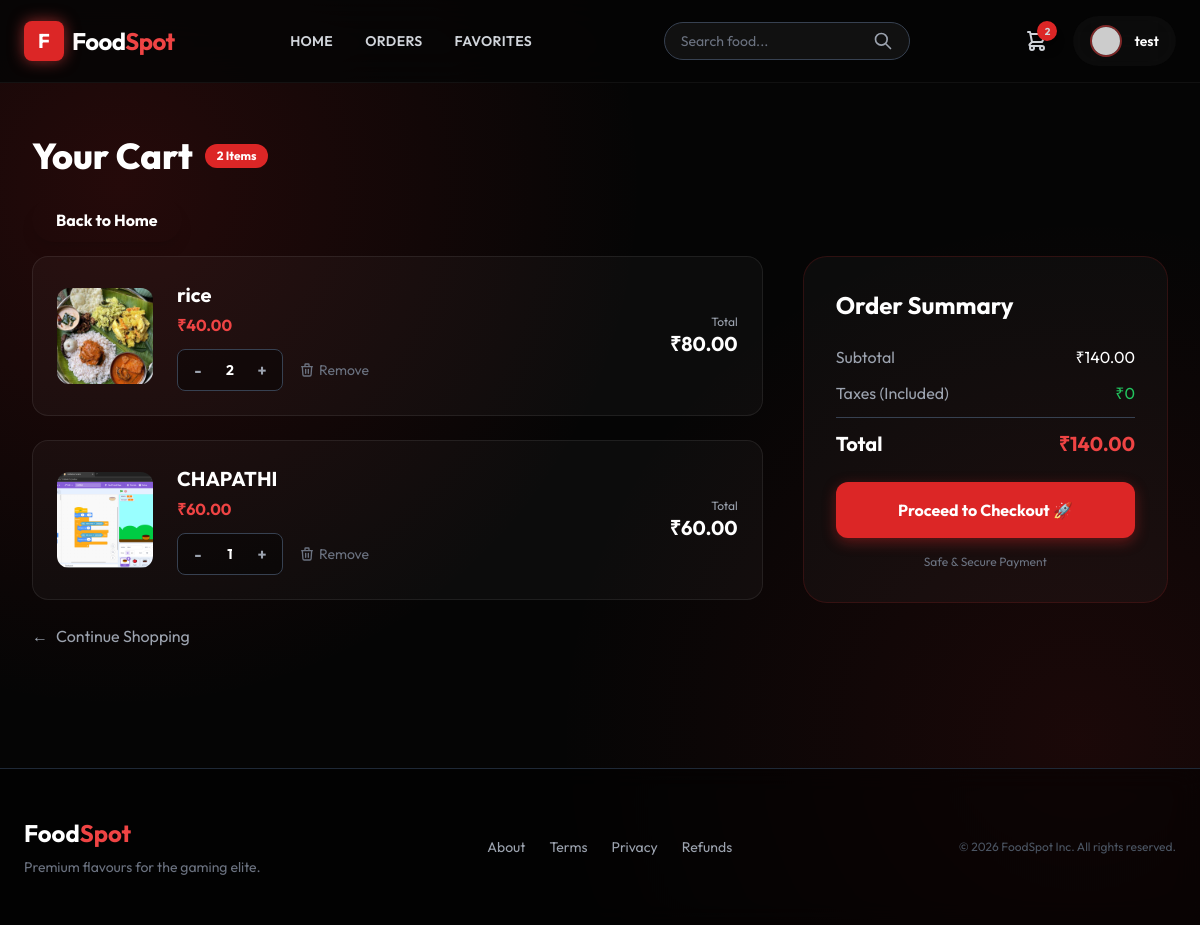
Before: /cart/ (signed in) with the older database file.
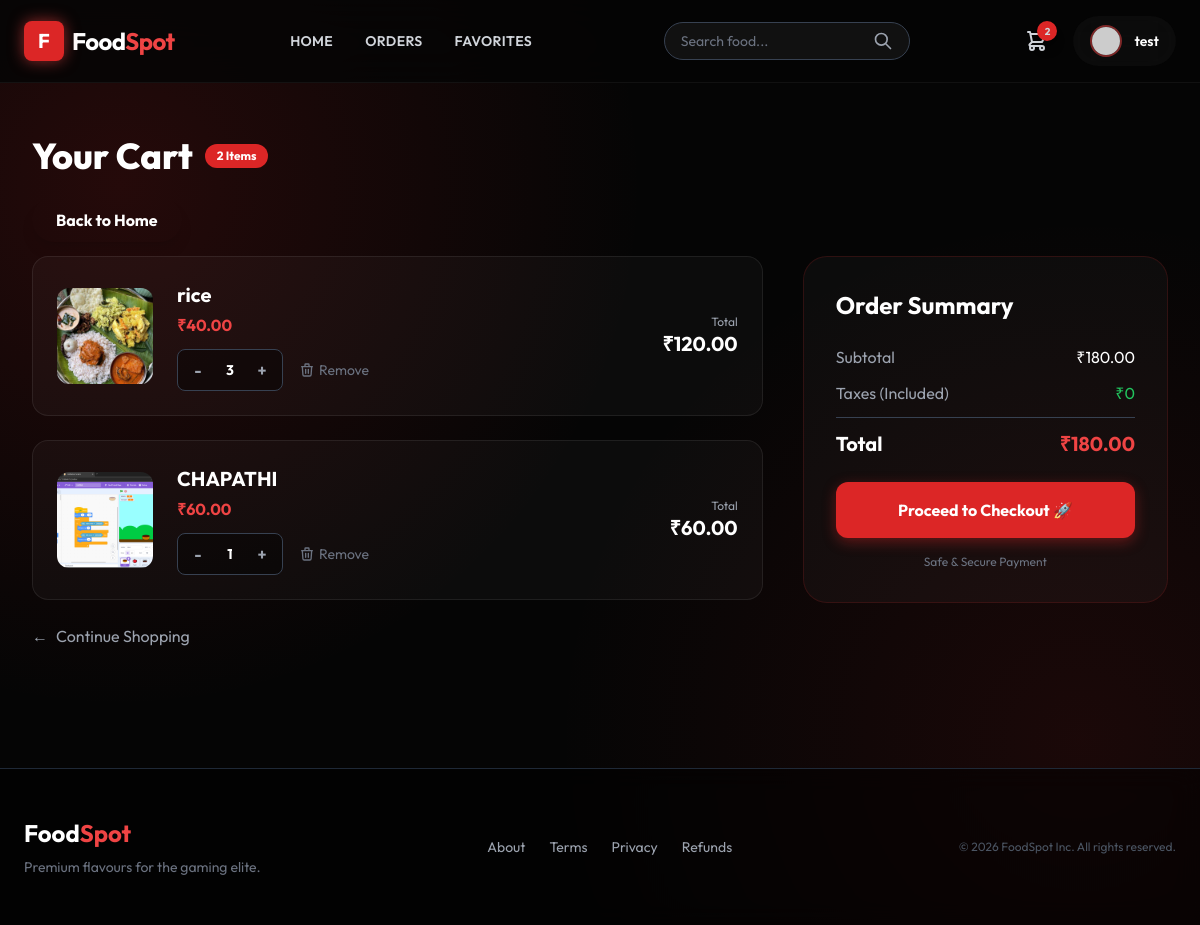
After: the same page with the newer database file.
### menu/models.py (models this page shows, shortened)
class Cart(models.Model):
    item = models.ForeignKey(Product, on_delete=models.CASCADE)
    user = models.ForeignKey(User, on_delete=models.CASCADE)
    qty = models.IntegerField(null=False, default=1)
    date = models.DateTimeField(auto_now_add=True)
    def total_price(self):
        return self.qty * self.item.selling_price

class Product(models.Model):
    category = models.ForeignKey(Category, on_delete=models.CASCADE)
    name = models.CharField(max_length=150, null=False, blank=False)
    product_image = models.ImageField(upload_to='images', null=True, blank=True)
    quantity = models.IntegerField(null=False, blank=False, default=0)
    original_price = models.DecimalField(max_digits=10, decimal_places=2, null=False)
    selling_price = models.DecimalField(max_digits=10, decimal_places=2, null=False)
    description = models.TextField(max_length=300, null=False)
    is_veg = models.BooleanField(default=False)

### menu/views.py (the view)
# urls.py: path("cart/", CartView.as_view(), name="cart"),
@method_decorator(signin_required, name="dispatch")
@method_decorator(never_cache, name="dispatch")
class CartView(View):
    def get(self, request):
        cart_items = Cart.objects.filter(user=request.user)
        total = sum(item.item.selling_price * item.qty for item in cart_items)
        return render(request, "menu/cart.html", {
            "data": cart_items,
            "total_price": total
        })

### menu/views.py (called while the page is built)
def signin_required(fn):
    def wrapper(request, *args, **kwargs):
        if not request.user.is_authenticated:
            return redirect("login")
        return fn(request, *args, **kwargs)
    return wrapper

### menu/templates/menu/cart.html (shortened to what the changed rows need)
{% extends 'menu/base.html' %}
{% block content %}
<div class="max-w-6xl mx-auto py-10">
    <div class="flex items-center gap-3 mb-8">
        <h2 class="text-4xl font-extrabold text-white">Your Cart</h2>
    </div>
        <br>
        <br>
    {% if data %}
    <div class="flex flex-col lg:flex-row gap-10">
        <div class="lg:w-2/3 space-y-6">
            {% for item in data %}
            <div class="glass p-6 rounded-2xl flex items-center gap-6 relative group overflow-hidden">
                <div class="w-24 h-24 rounded-xl overflow-hidden flex-shrink-0">
                    {% if item.item.product_image %}
                    <img src="{{ item.item.product_image.url }}" class="w-full h-full object-cover">
                    {% else %}
                    <div class="w-full h-full bg-gray-800 flex items-center justify-center text-xs text-gray-500">No Img
                    </div>
                    {% endif %}
                </div>
                <div class="flex-grow">
                    <h3 class="text-xl font-bold text-white mb-1">{{ item.item.name }}</h3>
                    <p class="text-red-500 font-bold mb-3">₹{{ item.item.selling_price }}</p>
                    <div class="flex items-center gap-4">
                        <div class="flex items-center bg-black/40 rounded-lg p-1 border border-gray-700">
                            <form action="{% url 'decrease_qty' item.id %}" method="POST">
                                <button type="submit"
                                    class="w-8 h-8 flex items-center justify-center text-gray-400 hover:text-white transition font-bold">-</button>
                            </form>
                            <span class="w-8 text-center text-white font-bold text-sm">{{ item.qty }}</span>
                            <form action="{% url 'increase_qty' item.id %}" method="POST">
                                <button type="submit"
                                    class="w-8 h-8 flex items-center justify-center text-gray-400 hover:text-white transition font-bold">+</button>
                            </form>
                        </div>
                        <a href="{% url 'delete_cart' item.id %}"
                            class="text-gray-500 hover:text-red-500 transition text-sm flex items-center gap-1">
                            <svg xmlns="http://www.w3.org/2000/svg" class="h-4 w-4" fill="none" viewBox="0 0 24 24"
                                stroke="currentColor">
                                <path stroke-linecap="round" stroke-linejoin="round" stroke-width="2"
                                    d="M19 7l-.867 12.142A2 2 0 0116.138 21H7.862a2 2 0 01-1.995-1.858L5 7m5 4v6m4-6v6m1-10V4a1 1 0 00-1-1h-4a1 1 0 00-1 1v3M4 7h16" />
                            </svg>
                            Remove
                        </a>
                    </div>
                </div>
                <div class="text-right hidden sm:block">
                    <p class="text-gray-400 text-xs">Total</p>
                    <p class="text-xl font-bold text-white">₹{{ item.total_price }}</p>
                </div>
            </div>
            {% endfor %}
            <a href="{% url 'home' %}"
                class="inline-flex items-center gap-2 text-gray-400 hover:text-white transition mt-4">
                <span>&larr;</span> Continue Shopping
            </a>
        </div>
        <div class="lg:w-1/3">
            <div class="glass p-8 rounded-3xl border border-red-900/30 sticky top-24">
                <h3 class="text-2xl font-bold text-white mb-6">Order Summary</h3>
                <div class="space-y-3 mb-6">
                    <div class="flex justify-between text-gray-400">
                        <span>Subtotal</span>
                        <span class="text-white">₹{{ total_price }}</span>
                    </div>
                    <div class="flex justify-between text-gray-400">
                        <span>Taxes (Included)</span>
                        <span class="text-green-500">₹0</span>
                    </div>
                    <div class="border-t border-gray-700 pt-3 flex justify-between text-xl font-bold text-white">
                        <span>Total</span>
                        <span class="text-red-500">₹{{ total_price }}</span>
                    </div>
                </div>
                <a href="{% url 'checkout' %}"
                    class="block w-full bg-red-600 hover:bg-red-700 text-white font-bold py-4 rounded-xl text-center shadow-[0_4px_14px_0_rgba(220,38,38,0.39)] hover:shadow-[0_6px_20px_rgba(220,38,38,0.23)] hover:-translate-y-0.5 transition ease-in-out">
                    Proceed to Checkout 🚀
                </a>
                <p class="text-center text-gray-500 text-xs mt-4">Safe & Secure Payment</p>
            </div>
        </div>
    </div>
    {% endif %}
</div>
{% endblock %}

Changed rows visible on the page:
changed Cart "rice": qty "2" → "3"; total_price "80.00" → "120.00"
Other visible differences:
{{ total_price }}: "140.00" → "180.00"
